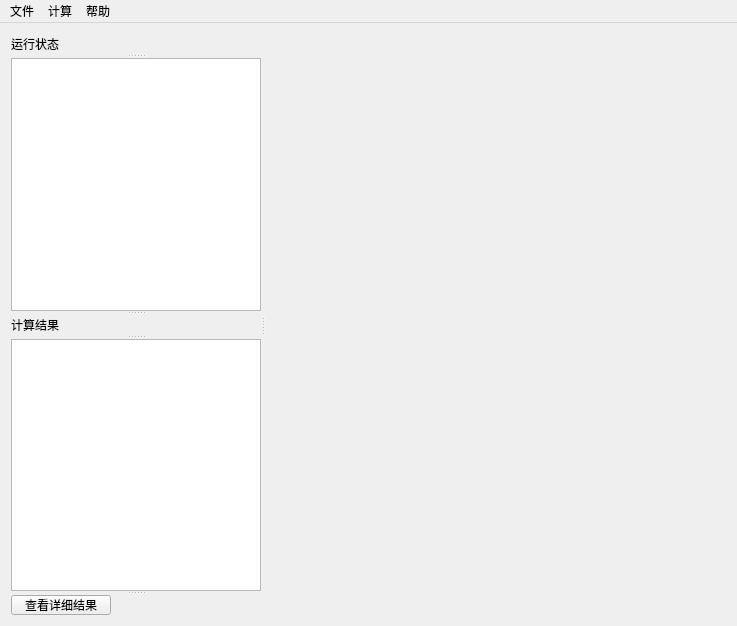
<?xml version="1.0" encoding="UTF-8"?>
<ui version="4.0">
 <class>PCLVisualizerClass</class>
 <widget class="QMainWindow" name="PCLVisualizerClass">
  <property name="geometry">
   <rect>
    <x>0</x>
    <y>0</y>
    <width>737</width>
    <height>626</height>
   </rect>
  </property>
  <property name="windowTitle">
   <string>盾构管片拼装质量数字化检测系统</string>
  </property>
  <property name="windowIcon">
   <iconset resource="pclvisualizer.qrc">
    <normaloff>:/PCLVisualizer/Resources/image/8.jpg</normaloff>:/PCLVisualizer/Resources/image/8.jpg</iconset>
  </property>
  <widget class="QWidget" name="centralWidget">
   <layout class="QGridLayout" name="gridLayout_3">
    <item row="0" column="0">
     <widget class="QSplitter" name="splitter_2">
      <property name="orientation">
       <enum>Qt::Horizontal</enum>
      </property>
      <widget class="QSplitter" name="splitter">
       <property name="orientation">
        <enum>Qt::Vertical</enum>
       </property>
       <widget class="QLabel" name="label">
        <property name="maximumSize">
         <size>
          <width>200</width>
          <height>20</height>
         </size>
        </property>
        <property name="text">
         <string>运行状态</string>
        </property>
       </widget>
       <widget class="QTextEdit" name="textEdit_1">
        <property name="enabled">
         <bool>true</bool>
        </property>
        <property name="minimumSize">
         <size>
          <width>250</width>
          <height>200</height>
         </size>
        </property>
        <property name="maximumSize">
         <size>
          <width>250</width>
          <height>300</height>
         </size>
        </property>
        <property name="readOnly">
         <bool>true</bool>
        </property>
       </widget>
       <widget class="QLabel" name="label_2">
        <property name="maximumSize">
         <size>
          <width>200</width>
          <height>20</height>
         </size>
        </property>
        <property name="text">
         <string>计算结果</string>
        </property>
       </widget>
       <widget class="QTextEdit" name="textEdit_2">
        <property name="enabled">
         <bool>true</bool>
        </property>
        <property name="minimumSize">
         <size>
          <width>250</width>
          <height>200</height>
         </size>
        </property>
        <property name="maximumSize">
         <size>
          <width>250</width>
          <height>600</height>
         </size>
        </property>
        <property name="readOnly">
         <bool>true</bool>
        </property>
       </widget>
       <widget class="QPushButton" name="Out">
        <property name="maximumSize">
         <size>
          <width>100</width>
          <height>20</height>
         </size>
        </property>
        <property name="text">
         <string>查看详细结果</string>
        </property>
       </widget>
      </widget>
      <widget class="QVTKWidget" name="qvtkWidget">
       <property name="sizePolicy">
        <sizepolicy hsizetype="Expanding" vsizetype="Expanding">
         <horstretch>0</horstretch>
         <verstretch>0</verstretch>
        </sizepolicy>
       </property>
      </widget>
     </widget>
    </item>
   </layout>
  </widget>
  <widget class="QMenuBar" name="menuBar">
   <property name="geometry">
    <rect>
     <x>0</x>
     <y>0</y>
     <width>737</width>
     <height>23</height>
    </rect>
   </property>
   <widget class="QMenu" name="menuFILE">
    <property name="title">
     <string>文件</string>
    </property>
    <addaction name="actionOPEN"/>
    <addaction name="actionEXIT"/>
   </widget>
   <widget class="QMenu" name="menu">
    <property name="title">
     <string>计算</string>
    </property>
    <addaction name="actionCACULATE"/>
   </widget>
   <widget class="QMenu" name="menu_2">
    <property name="title">
     <string>帮助</string>
    </property>
    <addaction name="actionDesign"/>
    <addaction name="actionExplain"/>
    <addaction name="actionRegister"/>
   </widget>
   <addaction name="menuFILE"/>
   <addaction name="menu"/>
   <addaction name="menu_2"/>
  </widget>
  <action name="actionOPEN">
   <property name="icon">
    <iconset resource="pclvisualizer.qrc">
     <normaloff>:/PCLVisualizer/Resources/image/1.png</normaloff>:/PCLVisualizer/Resources/image/1.png</iconset>
   </property>
   <property name="text">
    <string>打开</string>
   </property>
  </action>
  <action name="actionSAVE">
   <property name="icon">
    <iconset resource="pclvisualizer.qrc">
     <normaloff>:/PCLVisualizer/Resources/image/2.png</normaloff>:/PCLVisualizer/Resources/image/2.png</iconset>
   </property>
   <property name="text">
    <string>计算</string>
   </property>
  </action>
  <action name="actionEXIT">
   <property name="icon">
    <iconset resource="pclvisualizer.qrc">
     <normaloff>:/PCLVisualizer/Resources/image/3.png</normaloff>:/PCLVisualizer/Resources/image/3.png</iconset>
   </property>
   <property name="text">
    <string>退出</string>
   </property>
  </action>
  <action name="actionHuanni">
   <property name="enabled">
    <bool>false</bool>
   </property>
   <property name="icon">
    <iconset resource="pclvisualizer.qrc">
     <normaloff>:/PCLVisualizer/Resources/image/4.png</normaloff>:/PCLVisualizer/Resources/image/4.png</iconset>
   </property>
   <property name="text">
    <string>环内错台值计算</string>
   </property>
  </action>
  <action name="actionHuanjian">
   <property name="enabled">
    <bool>false</bool>
   </property>
   <property name="icon">
    <iconset resource="pclvisualizer.qrc">
     <normaloff>:/PCLVisualizer/Resources/image/5.png</normaloff>:/PCLVisualizer/Resources/image/5.png</iconset>
   </property>
   <property name="text">
    <string>环间错台值计算</string>
   </property>
  </action>
  <action name="actionTuiyuandu">
   <property name="enabled">
    <bool>false</bool>
   </property>
   <property name="icon">
    <iconset resource="pclvisualizer.qrc">
     <normaloff>:/PCLVisualizer/Resources/image/6.png</normaloff>:/PCLVisualizer/Resources/image/6.png</iconset>
   </property>
   <property name="text">
    <string>椭圆度计算</string>
   </property>
  </action>
  <action name="actionDesign">
   <property name="enabled">
    <bool>true</bool>
   </property>
   <property name="icon">
    <iconset resource="pclvisualizer.qrc">
     <normaloff>:/PCLVisualizer/Resources/image/10.jpg</normaloff>:/PCLVisualizer/Resources/image/10.jpg</iconset>
   </property>
   <property name="text">
    <string>开发信息</string>
   </property>
  </action>
  <action name="actionFushi">
   <property name="enabled">
    <bool>false</bool>
   </property>
   <property name="text">
    <string>俯视</string>
   </property>
  </action>
  <action name="actionQianshi">
   <property name="enabled">
    <bool>false</bool>
   </property>
   <property name="text">
    <string>前视</string>
   </property>
  </action>
  <action name="actionZuoshi">
   <property name="enabled">
    <bool>false</bool>
   </property>
   <property name="text">
    <string>左视</string>
   </property>
  </action>
  <action name="actionYoushi">
   <property name="enabled">
    <bool>false</bool>
   </property>
   <property name="text">
    <string>右视</string>
   </property>
  </action>
  <action name="actionHoushi">
   <property name="enabled">
    <bool>false</bool>
   </property>
   <property name="text">
    <string>后视</string>
   </property>
  </action>
  <action name="actionYangshi">
   <property name="enabled">
    <bool>false</bool>
   </property>
   <property name="text">
    <string>仰视</string>
   </property>
  </action>
  <action name="actionThin">
   <property name="enabled">
    <bool>false</bool>
   </property>
   <property name="text">
    <string>点云稀疏</string>
   </property>
  </action>
  <action name="actionDenoise">
   <property name="enabled">
    <bool>false</bool>
   </property>
   <property name="text">
    <string>点云除杂</string>
   </property>
  </action>
  <action name="actionX">
   <property name="text">
    <string>X</string>
   </property>
  </action>
  <action name="actionX_2">
   <property name="text">
    <string>X</string>
   </property>
  </action>
  <action name="actionX_3">
   <property name="text">
    <string>Z</string>
   </property>
  </action>
  <action name="actionX_4">
   <property name="text">
    <string>X向(原始扫描方向)</string>
   </property>
  </action>
  <action name="actionY">
   <property name="text">
    <string>Y向(原始扫描方向)</string>
   </property>
  </action>
  <action name="actionZ">
   <property name="text">
    <string>Z向(原始扫描方向)</string>
   </property>
  </action>
  <action name="actionQing">
   <property name="text">
    <string>qing</string>
   </property>
  </action>
  <action name="actionPppppppppp">
   <property name="text">
    <string>pppppppppp</string>
   </property>
  </action>
  <action name="actionExplain">
   <property name="icon">
    <iconset resource="pclvisualizer.qrc">
     <normaloff>:/PCLVisualizer/Resources/image/7.png</normaloff>:/PCLVisualizer/Resources/image/7.png</iconset>
   </property>
   <property name="text">
    <string>系统说明</string>
   </property>
  </action>
  <action name="actionCACULATE">
   <property name="icon">
    <iconset resource="pclvisualizer.qrc">
     <normaloff>:/PCLVisualizer/Resources/image/9.jpg</normaloff>:/PCLVisualizer/Resources/image/9.jpg</iconset>
   </property>
   <property name="text">
    <string>一键计算</string>
   </property>
  </action>
  <action name="actionRegister">
   <property name="icon">
    <iconset resource="pclvisualizer.qrc">
     <normaloff>:/PCLVisualizer/Resources/image/11.jpg</normaloff>:/PCLVisualizer/Resources/image/11.jpg</iconset>
   </property>
   <property name="text">
    <string>register</string>
   </property>
  </action>
 </widget>
 <layoutdefault spacing="6" margin="11"/>
 <customwidgets>
  <customwidget>
   <class>QVTKWidget</class>
   <extends>QWidget</extends>
   <header>QVTKWidget.h</header>
  </customwidget>
 </customwidgets>
 <resources>
  <include location="pclvisualizer.qrc"/>
 </resources>
 <connections/>
</ui>
